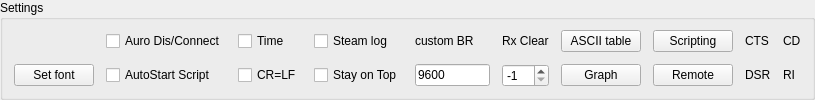
     <widget class="QGroupBox" name="gbSettings">
      <property name="sizePolicy">
       <sizepolicy hsizetype="Preferred" vsizetype="Minimum">
        <horstretch>0</horstretch>
        <verstretch>0</verstretch>
       </sizepolicy>
      </property>
      <property name="title">
       <string>Settings</string>
      </property>
      <layout class="QGridLayout" name="gridLayout_9">
       <property name="topMargin">
        <number>0</number>
       </property>
       <property name="bottomMargin">
        <number>0</number>
       </property>
       <property name="horizontalSpacing">
        <number>12</number>
       </property>
       <property name="verticalSpacing">
        <number>2</number>
       </property>
       <item row="0" column="1">
        <widget class="QCheckBox" name="checkBox_2">
         <property name="text">
          <string>Auro Dis/Connect</string>
         </property>
        </widget>
       </item>
       <item row="0" column="2">
        <widget class="QCheckBox" name="checkBox_4">
         <property name="text">
          <string>Time</string>
         </property>
        </widget>
       </item>
       <item row="0" column="3">
        <widget class="QCheckBox" name="checkBox_6">
         <property name="text">
          <string>Steam log</string>
         </property>
        </widget>
       </item>
       <item row="0" column="4">
        <widget class="QLabel" name="label">
         <property name="text">
          <string>custom BR</string>
         </property>
        </widget>
       </item>
       <item row="0" column="5">
        <widget class="QLabel" name="label_2">
         <property name="text">
          <string>Rx Clear</string>
         </property>
        </widget>
       </item>
       <item row="0" column="6">
        <widget class="QPushButton" name="pbSettinngs_ASCIItable">
         <property name="text">
          <string>ASCII table</string>
         </property>
        </widget>
       </item>
       <item row="0" column="7">
        <widget class="QPushButton" name="pbSettinngs_Scripting">
         <property name="text">
          <string>Scripting</string>
         </property>
        </widget>
       </item>
       <item row="0" column="8">
        <widget class="QLabel" name="lLED_CTS">
         <property name="frameShadow">
          <enum>QFrame::Sunken</enum>
         </property>
         <property name="text">
          <string>&lt;html&gt;&lt;head/&gt;&lt;body&gt;&lt;p&gt;&lt;img src=&quot;:/LED_off.22x22.jpg&quot;/&gt; CTS&lt;/p&gt;&lt;/body&gt;&lt;/html&gt;</string>
         </property>
         <property name="textFormat">
          <enum>Qt::RichText</enum>
         </property>
         <property name="textInteractionFlags">
          <set>Qt::NoTextInteraction</set>
         </property>
        </widget>
       </item>
       <item row="0" column="9">
        <widget class="QLabel" name="lUART_Receive_LED_CD">
         <property name="text">
          <string>&lt;img src=&quot;:/LED_off.22x22.jpg&quot;&gt; CD</string>
         </property>
         <property name="textFormat">
          <enum>Qt::RichText</enum>
         </property>
         <property name="margin">
          <number>0</number>
         </property>
        </widget>
       </item>
       <item row="1" column="0">
        <widget class="QPushButton" name="pbSettings_Font">
         <property name="text">
          <string>Set font</string>
         </property>
        </widget>
       </item>
       <item row="1" column="1">
        <widget class="QCheckBox" name="checkBox_3">
         <property name="text">
          <string>AutoStart Script</string>
         </property>
        </widget>
       </item>
       <item row="1" column="2">
        <widget class="QCheckBox" name="checkBox_5">
         <property name="text">
          <string>CR=LF</string>
         </property>
        </widget>
       </item>
       <item row="1" column="3">
        <widget class="QCheckBox" name="checkBox_7">
         <property name="text">
          <string>Stay on Top</string>
         </property>
        </widget>
       </item>
       <item row="1" column="4">
        <widget class="QLineEdit" name="leUART_Receive_BaudeRate_Custom">
         <property name="maximumSize">
          <size>
           <width>75</width>
           <height>16777215</height>
          </size>
         </property>
         <property name="text">
          <string>9600</string>
         </property>
        </widget>
       </item>
       <item row="1" column="5">
        <widget class="QSpinBox" name="sbSettinngs_">
         <property name="minimum">
          <number>-1</number>
         </property>
         <property name="value">
          <number>-1</number>
         </property>
        </widget>
       </item>
       <item row="1" column="6">
        <widget class="QPushButton" name="pbSettinngs_Graph">
         <property name="text">
          <string>Graph</string>
         </property>
        </widget>
       </item>
       <item row="1" column="7">
        <widget class="QPushButton" name="pbSettinngs_Remote">
         <property name="text">
          <string>Remote</string>
         </property>
        </widget>
       </item>
       <item row="1" column="8">
        <widget class="QLabel" name="lUART_Receive_LED_DSR">
         <property name="text">
          <string>&lt;html&gt;&lt;head/&gt;&lt;body&gt;&lt;p&gt;&lt;img src=&quot;:/LED_off.22x22.jpg&quot;/&gt; DSR&lt;/p&gt;&lt;/body&gt;&lt;/html&gt;</string>
         </property>
         <property name="textFormat">
          <enum>Qt::RichText</enum>
         </property>
        </widget>
       </item>
       <item row="1" column="9">
        <widget class="QLabel" name="lUART_Receive_LED_RI">
         <property name="text">
          <string>&lt;img src=&quot;:/LED_off.22x22.jpg&quot;&gt; RI</string>
         </property>
         <property name="textFormat">
          <enum>Qt::RichText</enum>
         </property>
        </widget>
       </item>
      </layout>
     </widget>
